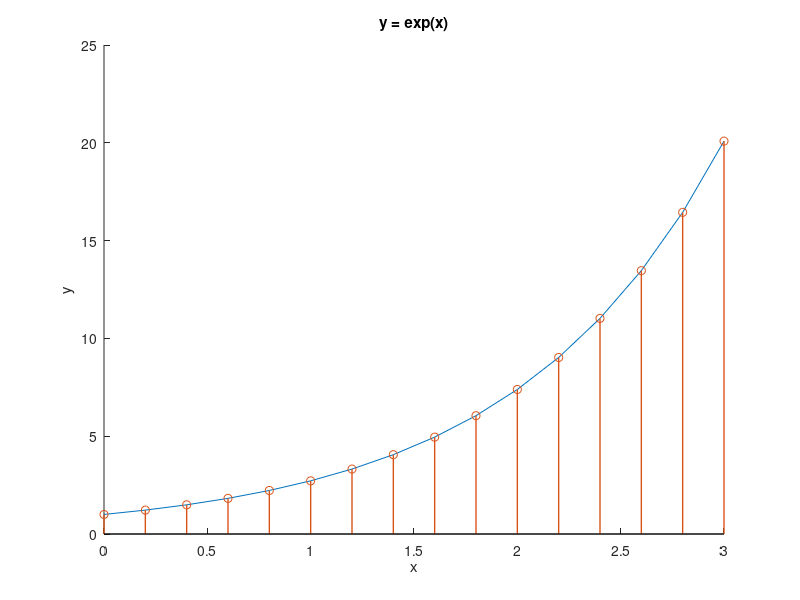

Write the MATLAB code that produced this figure.
clear all
close all
clc

x = 0:0.2:3;
y = exp(x);

hold on
plot(x, y);
stem(x, y, 'LineWidth', 1);
title('y = exp(x)')
xlabel('x')
ylabel('y')
hold off